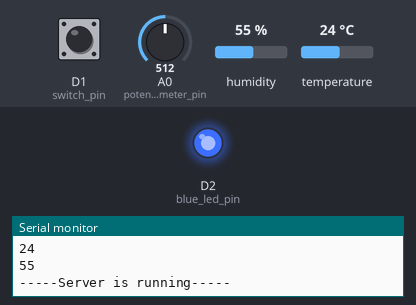
This sketch was run on a simulated ESP8266 (NodeMCU). Shown: output pins drawn as LEDs (lit = HIGH), the last lines printed to the serial monitor. The test bench sets the inputs (shaded band); at power-on: A0 (potentiometer_pin) = 512, D1 (switch_pin) HIGH, humidity 55 %, temperature 24 °C. WiFi joins after 1.5 s; servers stay silent unless stated.

Above: at 2.7 s.
2.8 s: A0 (potentiometer_pin) set to 208
8.8 s: A0 (potentiometer_pin) set to 179
At 9.5 s:
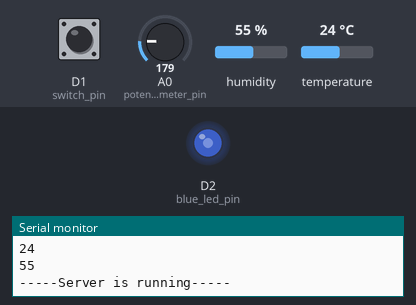
10.3 s: D1 (switch_pin) pulled LOW for 0.15 s
At 10.39 s:
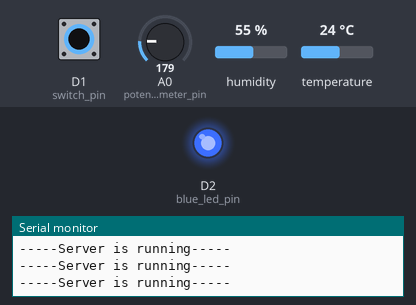
11.9 s: A0 (potentiometer_pin) set to 306
At 12.9 s:
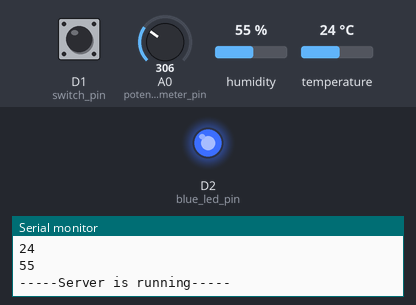
13.4 s: A0 (potentiometer_pin) set to 122
At 14.1 s:
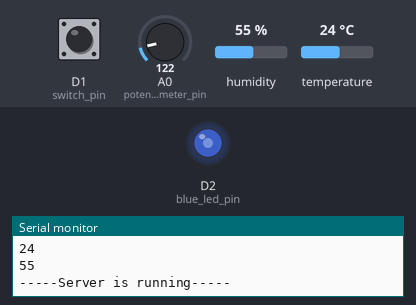
14.9 s: D1 (switch_pin) pulled LOW for 3.2 s
At 15.7 s:
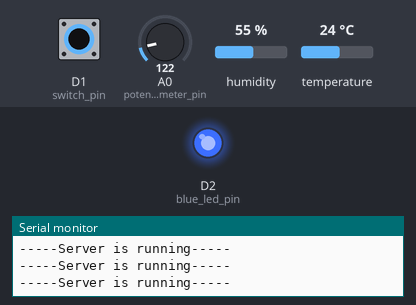
Timing chart, 0 to 19.6 s (numbered marks = the images above; inputs shaded):
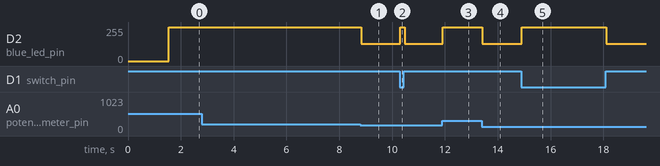

Measured:
- the behaviour switches between 192 and 191 on A0 (potentiometer_pin) (found by bisection; images 0 and 1)
- after the input at 8.8 s, D2 (blue_led_pin): 255/255 → 128/255 at once
- after the input at 10.3 s, D2 (blue_led_pin): 128/255 → 255/255 at once, → 128/255 0.16 s later
- after the input at 11.9 s, D2 (blue_led_pin): 128/255 → 255/255 at once
- after the input at 13.4 s, D2 (blue_led_pin): 255/255 → 128/255 at once
- after the input at 14.9 s, D2 (blue_led_pin): 128/255 → 255/255 at once, → 128/255 3.2 s later

The sketch:

smartFridge.ino
```cpp
/**
#include <ESP8266WiFi.h>
#include <ESP8266WebServer.h>
#include <DHT.h>

// Set the port for the web server
ESP8266WebServer server(80);

const int switch_pin = D1;
int switch_value;

const int led_pin = D2;

const char* ssid = "ESSE";
const char* password = "QsxthnIk,65rfv";


// Temperature
const int temp_pin = D6;

int temp = 0;
int hum = 0;

// Init DHT11, define what one we are using, DHT11 or DHT22
DHT dht(temp_pin, DHT11);

const int potentiometer_pin = A0;
int pote_value;

int min_temp = -2;
int max_temp = 6;

void setup() {
  Serial.begin(9600);
  // Connect to wifi
  WiFi.begin(ssid, password);
  Serial.println("DHT begin");
  dht.begin();

  // put your setup code here, to run once:
  pinMode(switch_pin, INPUT);
  pinMode(potentiometer_pin, INPUT);
  pinMode(led_pin, OUTPUT);


  // Wait for connection
  while (WiFi.status() != WL_CONNECTED) {
      Serial.println("Watiing to connect...");
      delay(500);
  }


  Serial.print("IP address: ");
  Serial.print(WiFi.localIP());

  server.on("/", get_index);
  server.begin();
  Serial.println("Listening on port 80");

}


void loop() {
    readTempHum();

  //Serial.println("Server listening");
  server.handleClient();

  // put your main code here, to run repeatedly:
  if (fridgeOn()) {
      // Serial.println(fridgeTemp());
      delay(500);
      readTempHum();
  } else {
      // Brightness based on potentiometer
    pote_value = analogRead(potentiometer_pin);
    int b = map(pote_value, 0, 1023, 0, 253);
    analogWrite(led_pin, b);

  }

}

void get_index() {
    String html = "<!DOCTYPE html> <html> ";
    html += "<head><meta http-equiv=\"refresh\" content = \"2\"></head>";
    html += "<body>";
    html += "<p>";
    pote_value = analogRead(potentiometer_pin);
    pote_value = map(pote_value, 0, 1023, min_temp, max_temp);
    html += pote_value;
    html += "</p>";
    html += "</body></html>";
    server.send(200, "text/html", html);

}

int fridgeTemp() {
    pote_value = analogRead(potentiometer_pin);
    pote_value = map(pote_value, 0, 1023, min_temp, max_temp);
    return pote_value;
}

bool fridgeOn() {
    switch_value = digitalRead(switch_pin);
    if (switch_value == 0) {
        return false;
    }
    return true;
}

void readTempHum() {
    temp = dht.readTemperature();
    hum = dht.readHumidity();
    Serial.print("temp: ");
    Serial.print(temp);
    Serial.print(" hum: ");
    Serial.print(hum);
    Serial.println(" ");
}
**/
```

smartFridge_done.ino
```cpp
#include <ESP8266WiFi.h>
#include <ESP8266WebServer.h>
#include <DHT.h>


// Set the PORT for the web server
ESP8266WebServer server(80);

// The WiFi details
const char* ssid = "ESSE";
const char* password =  "QsxthnIk,65rfv";

// Initialise the switch pin
// The variable to store the switch value
const int switch_pin = D1;
int switch_value;

// Initialise the potentiometer pin
// The value coming from the potentiometer
const int potentiometer_pin  = A0;
int poteValue;

// Initialise the minimum and maximum temperature of the fridge
int minTemp = -2;
int maxTemp = 6;

// Initialise the critical minimum and maximum temperature of the fridge
int criticalMinTemp = 2;
int criticalMaxTemp = 4;


// Initialise the RGB pins
const int blue_led_pin = D2;

// Initialise the Temperature and Humidity pin
const int temp_hum_pin = D6;

// Initialise variables to store the temperature and humidity values
int temperature = 0;
int humidity = 0;

// Initialise the DHT11 component
DHT dht(temp_hum_pin, DHT11);

String hostname = "esp32nodetemperature";


// put your setup code here, to run once:
void setup() {
  WiFi.mode(WIFI_STA);

  WiFi.config(INADDR_NONE, INADDR_NONE, INADDR_NONE, INADDR_NONE);
  WiFi.setHostname(hostname.c_str());

  //Connect to the WiFi network
  WiFi.begin(ssid, password);

  // Set the switch and potentiometer pins to INPUT
  // you want to read the state here
  pinMode(switch_pin, INPUT);
  pinMode(potentiometer_pin, INPUT);


   // LEDs as OUTPUT
  pinMode(blue_led_pin, OUTPUT);


  // Start the serial to debug the values
  Serial.begin(9600);

  // Wait for connection
  while (WiFi.status() != WL_CONNECTED) {
      delay(500);
      Serial.println("Waiting to connect...");
  }

  //Print the board IP address
  Serial.print("IP address: ");
  Serial.println(WiFi.localIP());

  server.on("/", get_index); // Get the index page on root route

  server.begin(); //Start the server
  Serial.println("Server listening");

  // Start the dht component reading
  dht.begin();

}

// put your main code here, to run repeatedly:
void loop() {

  // This will keep the server and serial monitor available
  Serial.println("-----Server is running-----");

  //Handling of incoming client requests
  server.handleClient();

  // Only execute if the fridge is ON
  if (fridgeOn()){

    // Print the fridge temperature on the serial monitor
    Serial.println(fridgeTemperature());

    // Signal temperature status
    temperatureStatus(fridgeTemperature(), fridgeOn());

    // Read the temperature and humidity
    readTempHum();

  }else{
    // Signal temperature status (OFF)
    temperatureStatus(fridgeTemperature(),fridgeOn());
    // No sound, fridge is off
  }
}

// Utility function to check whether the fridge is ON
bool fridgeOn(){

  // read the switch pin value
  switch_value = digitalRead(switch_pin);
  //Serial.println(switch_value);

  // check the status and return either true or false
  if(switch_value == 0){
    return false;
  }
  return true;

}

// Utility function to set the fridge temperature
int fridgeTemperature(){

  // Read the value of the potentiometer (0--1023)
  poteValue = analogRead(potentiometer_pin);

  // Map the potentiometer value in a range of minTemp - maxTemp
  poteValue = map(poteValue, 0, 1023, minTemp, maxTemp);

  return poteValue;
}


// Utility function to sinal the temperature status
void temperatureStatus(int fridgeTemp, bool fridgeOn){

   // Turn off the RGB led (inverse mapping)
   if(!fridgeOn){
     analogWrite(blue_led_pin, 255);
     return;
   }

   // Turn on the red value of the RGB led (inverse mapping)
   if (fridgeTemp >= 0){
     int red_value = map(fridgeTemp,0,maxTemp,255,0); // mapping the red value 0 - maxTemp to 255 - 0
     analogWrite(blue_led_pin, 255);
   }else{
     int blue_value =map(fridgeTemp,minTemp,0,0,255);  // mapping the blue value minTemp - 0 to 0 - 255
     analogWrite(blue_led_pin,blue_value );
   }

}


void get_index() {

  String html ="<!DOCTYPE html> <html> ";
  html += "<head><meta http-equiv=\"refresh\" content=\"2\"><meta name=\"viewport\" content=\"width=device-width, initial-scale=1.0\"></head>";
  html += "<body> <h1>The Smart Fridge Dashboard</h1>";
  html +="<p> Welcome to the smart fridge dashboard</p>";
  html += "<div> <p> <strong> The temperature preference is: ";
  html += fridgeTemperature();
  html +="</strong> degrees. </p>";
  html += "<div> <p> <strong> The temperature reading is: ";
  html += temperature;
  html +="</strong> degrees. </p>";
  html += "<div> <p> <strong> The humidity reading is: ";
  html += humidity;
  html +="</strong> % </p>";
  html += "<p> <strong> Buzzer Component ";
  html +="</strong> </p> </div>";

  html += "<a href=\"/setBuzzerStatus?s=0\" target=\"_blank\"\"\"><button>Turn Off </button></a>";
  html += "<a href=\"/setBuzzerStatus?s=1\" target=\"_blank\"\"\"><button>Turn On </button></a>";

  html +="</body> </html>";

  //Print a welcoming message on the index page
  server.send(200, "text/html", html);

}


// Read the temperature and humidity values
void readTempHum(){

  temperature = dht.readTemperature(0);
  humidity = dht.readHumidity();
  Serial.println(temperature);
  Serial.println(humidity);

}
```
